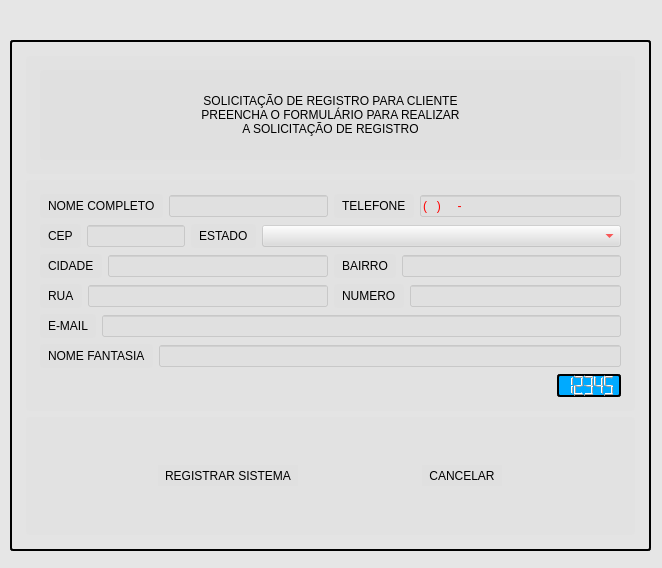
<?xml version="1.0" encoding="UTF-8"?>
<ui version="4.0">
 <class>Form</class>
 <widget class="QWidget" name="Form">
  <property name="geometry">
   <rect>
    <x>0</x>
    <y>0</y>
    <width>662</width>
    <height>568</height>
   </rect>
  </property>
  <property name="minimumSize">
   <size>
    <width>662</width>
    <height>568</height>
   </size>
  </property>
  <property name="maximumSize">
   <size>
    <width>662</width>
    <height>568</height>
   </size>
  </property>
  <property name="acceptDrops">
   <bool>false</bool>
  </property>
  <property name="windowTitle">
   <string>REGISTRO DE SISTEMA - 7 SISTEMAS</string>
  </property>
  <property name="windowIcon">
   <iconset resource="../IMG/recursos.qrc">
    <normaloff>:/img/technician.svg</normaloff>:/img/technician.svg</iconset>
  </property>
  <property name="styleSheet">
   <string notr="true">QWidget{	
	background-color: rgb(220, 220, 220, 100);
}

QFrame{
	background-color: rgb(220, 220, 220, 50);
	border-color: rgb(0, 0, 0);
    border: 2px solid darkkhaki;
	border-color: black;
    padding: 5px;
    border-radius: 3px;
}

QLabel, #frame_2, #frame_3, #frame_4{
	border: 0px;
}

QLabel, QLineEdit{
	font: 12pt &quot;MS Shell Dlg 2&quot;;
}

QLineEdit, #estado{
	color: rgb(255, 0, 0);
	font: 75 14pt &quot;MS Shell Dlg 2&quot;;
}

#titulo{	
	font: 75 13pt &quot;MS Shell Dlg 2&quot;;
}

#registro{
	color:rgb(85, 85, 255);
	background-color:rgb(0, 170, 255);
}</string>
  </property>
  <widget class="QFrame" name="frame">
   <property name="geometry">
    <rect>
     <x>10</x>
     <y>40</y>
     <width>641</width>
     <height>511</height>
    </rect>
   </property>
   <property name="frameShape">
    <enum>QFrame::StyledPanel</enum>
   </property>
   <property name="frameShadow">
    <enum>QFrame::Raised</enum>
   </property>
   <layout class="QVBoxLayout" name="verticalLayout">
    <item>
     <widget class="QFrame" name="frame_3">
      <property name="frameShape">
       <enum>QFrame::StyledPanel</enum>
      </property>
      <property name="frameShadow">
       <enum>QFrame::Raised</enum>
      </property>
      <layout class="QHBoxLayout" name="horizontalLayout_16">
       <item>
        <widget class="QLabel" name="titulo">
         <property name="text">
          <string>SOLICITAÇÃO DE REGISTRO PARA CLIENTE
PREENCHA O FORMULÁRIO PARA REALIZAR
A SOLICITAÇÃO DE REGISTRO</string>
         </property>
         <property name="alignment">
          <set>Qt::AlignCenter</set>
         </property>
        </widget>
       </item>
      </layout>
     </widget>
    </item>
    <item>
     <widget class="QFrame" name="frame_2">
      <property name="frameShape">
       <enum>QFrame::StyledPanel</enum>
      </property>
      <property name="frameShadow">
       <enum>QFrame::Raised</enum>
      </property>
      <layout class="QVBoxLayout" name="verticalLayout_2">
       <item>
        <layout class="QHBoxLayout" name="horizontalLayout_2">
         <item>
          <layout class="QHBoxLayout" name="horizontalLayout_17">
           <item>
            <widget class="QLabel" name="label_12">
             <property name="text">
              <string>NOME COMPLETO</string>
             </property>
            </widget>
           </item>
           <item>
            <widget class="QLineEdit" name="nome"/>
           </item>
          </layout>
         </item>
         <item>
          <layout class="QHBoxLayout" name="horizontalLayout_3">
           <item>
            <widget class="QLabel" name="label_2">
             <property name="text">
              <string>TELEFONE</string>
             </property>
            </widget>
           </item>
           <item>
            <widget class="QLineEdit" name="telefone">
             <property name="inputMask">
              <string>(999)99999-9999</string>
             </property>
            </widget>
           </item>
          </layout>
         </item>
        </layout>
       </item>
       <item>
        <layout class="QHBoxLayout" name="horizontalLayout_13">
         <item>
          <layout class="QHBoxLayout" name="horizontalLayout_8">
           <item>
            <widget class="QLabel" name="label_7">
             <property name="text">
              <string>CEP</string>
             </property>
            </widget>
           </item>
           <item>
            <widget class="QLineEdit" name="cep">
             <property name="maximumSize">
              <size>
               <width>118</width>
               <height>16777215</height>
              </size>
             </property>
            </widget>
           </item>
          </layout>
         </item>
         <item>
          <layout class="QHBoxLayout" name="horizontalLayout_4">
           <item>
            <widget class="QLabel" name="label_3">
             <property name="text">
              <string>ESTADO</string>
             </property>
            </widget>
           </item>
           <item>
            <widget class="QComboBox" name="estado">
             <property name="minimumSize">
              <size>
               <width>359</width>
               <height>0</height>
              </size>
             </property>
            </widget>
           </item>
          </layout>
         </item>
        </layout>
       </item>
       <item>
        <layout class="QHBoxLayout" name="horizontalLayout_14">
         <item>
          <layout class="QHBoxLayout" name="horizontalLayout_10">
           <item>
            <widget class="QLabel" name="label_9">
             <property name="text">
              <string>CIDADE</string>
             </property>
            </widget>
           </item>
           <item>
            <widget class="QLineEdit" name="cidade"/>
           </item>
          </layout>
         </item>
         <item>
          <layout class="QHBoxLayout" name="horizontalLayout_5">
           <item>
            <widget class="QLabel" name="label_4">
             <property name="text">
              <string>BAIRRO</string>
             </property>
            </widget>
           </item>
           <item>
            <widget class="QLineEdit" name="bairro"/>
           </item>
          </layout>
         </item>
        </layout>
       </item>
       <item>
        <layout class="QHBoxLayout" name="horizontalLayout_15">
         <item>
          <layout class="QHBoxLayout" name="horizontalLayout_11">
           <item>
            <widget class="QLabel" name="label_10">
             <property name="text">
              <string>RUA</string>
             </property>
            </widget>
           </item>
           <item>
            <widget class="QLineEdit" name="rua"/>
           </item>
          </layout>
         </item>
         <item>
          <layout class="QHBoxLayout" name="horizontalLayout_7">
           <item>
            <widget class="QLabel" name="label_6">
             <property name="text">
              <string>NUMERO</string>
             </property>
            </widget>
           </item>
           <item>
            <widget class="QLineEdit" name="numero"/>
           </item>
          </layout>
         </item>
        </layout>
       </item>
       <item>
        <layout class="QHBoxLayout" name="horizontalLayout_18">
         <item>
          <widget class="QLabel" name="label_13">
           <property name="text">
            <string>E-MAIL</string>
           </property>
          </widget>
         </item>
         <item>
          <widget class="QLineEdit" name="email"/>
         </item>
        </layout>
       </item>
       <item>
        <layout class="QHBoxLayout" name="horizontalLayout_19">
         <item>
          <widget class="QLabel" name="label_14">
           <property name="text">
            <string>NOME FANTASIA</string>
           </property>
          </widget>
         </item>
         <item>
          <widget class="QLineEdit" name="nome_fantasia"/>
         </item>
        </layout>
       </item>
       <item>
        <layout class="QHBoxLayout" name="horizontalLayout_6">
         <item>
          <spacer name="horizontalSpacer">
           <property name="orientation">
            <enum>Qt::Horizontal</enum>
           </property>
           <property name="sizeHint" stdset="0">
            <size>
             <width>40</width>
             <height>20</height>
            </size>
           </property>
          </spacer>
         </item>
         <item>
          <widget class="QLCDNumber" name="registro">
           <property name="contextMenuPolicy">
            <enum>Qt::PreventContextMenu</enum>
           </property>
           <property name="frameShape">
            <enum>QFrame::Box</enum>
           </property>
           <property name="frameShadow">
            <enum>QFrame::Plain</enum>
           </property>
           <property name="smallDecimalPoint">
            <bool>false</bool>
           </property>
           <property name="value" stdset="0">
            <double>12345.000000000000000</double>
           </property>
          </widget>
         </item>
        </layout>
       </item>
      </layout>
     </widget>
    </item>
    <item>
     <widget class="QFrame" name="frame_4">
      <property name="frameShape">
       <enum>QFrame::StyledPanel</enum>
      </property>
      <property name="frameShadow">
       <enum>QFrame::Raised</enum>
      </property>
      <layout class="QHBoxLayout" name="horizontalLayout">
       <item>
        <widget class="QToolButton" name="registrar">
         <property name="text">
          <string>REGISTRAR SISTEMA</string>
         </property>
         <property name="icon">
          <iconset resource="../IMG/recursos.qrc">
           <normaloff>:/img/letter.svg</normaloff>:/img/letter.svg</iconset>
         </property>
         <property name="iconSize">
          <size>
           <width>51</width>
           <height>60</height>
          </size>
         </property>
         <property name="shortcut">
          <string>Return, Enter</string>
         </property>
         <property name="checkable">
          <bool>false</bool>
         </property>
         <property name="popupMode">
          <enum>QToolButton::DelayedPopup</enum>
         </property>
         <property name="toolButtonStyle">
          <enum>Qt::ToolButtonTextUnderIcon</enum>
         </property>
         <property name="autoRaise">
          <bool>true</bool>
         </property>
        </widget>
       </item>
       <item>
        <widget class="QToolButton" name="cancelar">
         <property name="text">
          <string>CANCELAR</string>
         </property>
         <property name="icon">
          <iconset resource="../IMG/recursos.qrc">
           <normaloff>:/img/cancel.svg</normaloff>:/img/cancel.svg</iconset>
         </property>
         <property name="iconSize">
          <size>
           <width>51</width>
           <height>60</height>
          </size>
         </property>
         <property name="shortcut">
          <string>Esc</string>
         </property>
         <property name="checkable">
          <bool>false</bool>
         </property>
         <property name="popupMode">
          <enum>QToolButton::DelayedPopup</enum>
         </property>
         <property name="toolButtonStyle">
          <enum>Qt::ToolButtonTextUnderIcon</enum>
         </property>
         <property name="autoRaise">
          <bool>true</bool>
         </property>
        </widget>
       </item>
      </layout>
     </widget>
    </item>
   </layout>
  </widget>
  <widget class="QLabel" name="label_5">
   <property name="geometry">
    <rect>
     <x>-10</x>
     <y>-10</y>
     <width>681</width>
     <height>581</height>
    </rect>
   </property>
   <property name="text">
    <string/>
   </property>
   <property name="pixmap">
    <pixmap resource="../IMG/recursos.qrc">:/img/depositphotos_190770396-stock-illustration-colorful-watercolor-spots-hand-drawn.jpg</pixmap>
   </property>
  </widget>
  <zorder>label_5</zorder>
  <zorder>frame</zorder>
 </widget>
 <resources>
  <include location="../IMG/recursos.qrc"/>
 </resources>
 <connections/>
</ui>
